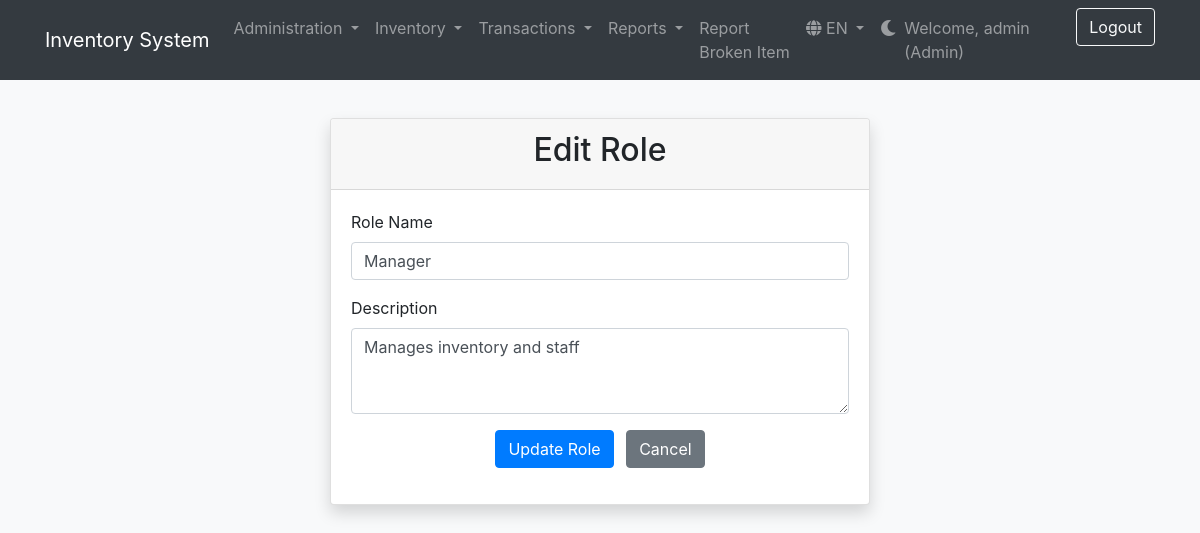
Page /roles/edit.php?id=2 (signed in) on the committed database.
### tables this page shows
CREATE TABLE `roles` (
  `id` int(11) NOT NULL AUTO_INCREMENT,
  `name` varchar(255) NOT NULL,
  `description` text DEFAULT NULL,
  `created_at` datetime DEFAULT current_timestamp(),
  PRIMARY KEY (`id`),
  UNIQUE KEY `name` (`name`)
);

### includes/language.php (called while the page is built, shortened)
<?php
function __($key) {
    global $lang;
    return $lang[$key] ?? $key;
}

### roles/edit.php (the view, shortened to what this page needs)
<?php
require_once '../database/connection.php';
$role_to_edit = null;
if (isset($_GET['id']) && is_numeric($_GET['id'])) {
    $edit_id = $_GET['id'];
    try {
        $sql = "SELECT id, name, description FROM roles WHERE id = :id";
        $stmt = $pdo->prepare($sql);
        $stmt->bindParam(':id', $edit_id, PDO::PARAM_INT);
        $stmt->execute();
        if ($stmt->rowCount() == 1) {
            $role_to_edit = $stmt->fetch(PDO::FETCH_ASSOC);
        } else {
            $_SESSION['error'] = "Role not found.";
            header("location: ../auth/distribute.php");
            exit;
        }
    } catch (PDOException $e) {
        $_SESSION['error'] = "Database error: " . $e->getMessage();
        header("location: ../auth/distribute.php");
        exit;
    }
} else {
    $_SESSION['error'] = "No role ID specified.";
    header("location: ../auth/distribute.php");
    exit;
}
include '../includes/header.php';
?>
<div class="row justify-content-center mt-5">
    <div class="col-md-8 col-lg-6">
        <div class="card shadow">
            <div class="card-header text-center">
                <h2>Edit Role</h2>
            </div>
            <div class="card-body">
                <form action="edit_backend.php" method="post">
                    <div class="form-group">
                        <label for="name">Role Name</label>
                        <input type="text" name="name" id="name" class="form-control" value="<?php echo htmlspecialchars($role_to_edit['name']); ?>" required>
                    </div>
                    <div class="form-group">
                        <label for="description">Description</label>
                        <textarea name="description" id="description" class="form-control" rows="3"><?php echo htmlspecialchars($role_to_edit['description']); ?></textarea>
                    </div>
                    <div class="form-group text-center">
                        <button type="submit" class="btn btn-primary mr-2">Update Role</button>
                        <a href="../auth/distribute.php" class="btn btn-secondary">Cancel</a>
                    </div>
                </form>
            </div>
        </div>
    </div>
</div>
<?php
include '../includes/footer.php';
?>

### includes/nav.php (shortened to what this page needs)
<?php
$user_role_name = '';
if (isset($_SESSION["loggedin"]) && $_SESSION["loggedin"] === true) {
    require_once __DIR__ . '/../database/connection.php';
    $role_id = $_SESSION["role_id"] ?? null;
    if ($role_id) {
        try {
            $sql = "SELECT name FROM roles WHERE id = :role_id";
            $stmt = $pdo->prepare($sql);
            $stmt->bindParam(':role_id', $role_id, PDO::PARAM_INT);
            $stmt->execute();
            if ($stmt->rowCount() == 1) {
                $user_role_name = strtolower($stmt->fetchColumn());
            }
        } catch (PDOException $e) {
            error_log("Could not fetch role name in nav.php: " . $e->getMessage());
        }
    }
}
?>
<nav class="navbar navbar-expand-lg navbar-dark bg-dark fixed-top">
    <div class="container">
        <a class="navbar-brand" href="/B2-ceramic/index.php">
            <?php
            echo __('inventory_system');
            ?>
        </a>
        <div class="collapse navbar-collapse" id="navbarNav">
            <ul class="navbar-nav mr-auto">
                <?php if ($user_role_name === 'admin'): ?>
                    <li class="nav-item dropdown">
                        <a class="nav-link dropdown-toggle" href="#" id="adminMenu" role="button" data-toggle="dropdown" aria-haspopup="true" aria-expanded="false">
                            <?php echo __('administration'); ?>
                        </a>
                    </li>
                <?php endif; ?>
                <?php if (in_array($user_role_name, ['admin', 'manager'])): ?>
                    <li class="nav-item dropdown">
                        <a class="nav-link dropdown-toggle" href="#" id="inventoryMenu" role="button" data-toggle="dropdown" aria-haspopup="true" aria-expanded="false">
                            <?php echo __('inventory'); ?>
                        </a>
                    </li>
                    <li class="nav-item dropdown">
                        <?php if (in_array($user_role_name, ['admin', 'manager', 'worker'])): ?>
                            <a class="nav-link dropdown-toggle" href="#" id="transactionsMenu" role="button" data-toggle="dropdown" aria-haspopup="true" aria-expanded="false">
                                <?php echo __('transactions'); ?>
                            </a>
                        <?php endif; ?>
                    </li>
                     <li class="nav-item dropdown">
                        <a class="nav-link dropdown-toggle" href="#" id="reportsMenu" role="button" data-toggle="dropdown" aria-haspopup="true" aria-expanded="false">
                            <?php echo __('reports'); ?>
                        </a>
                    </li>
                <?php endif; ?>
                 <li class="nav-item"><a class="nav-link" href="/B2-ceramic/broken_items/add.php"><?php echo __('report_broken_item'); ?></a></li>
            </ul>
            <ul class="navbar-nav ml-auto">
                <li class="nav-item dropdown">
                    <a class="nav-link dropdown-toggle" href="#" id="langMenu" role="button" data-toggle="dropdown" aria-haspopup="true" aria-expanded="false">
                        <i class="fas fa-globe"></i> <?php echo strtoupper($_SESSION['lang']); ?>
                    </a>
                </li>
                <li class="nav-item">
                    <a class="nav-link" href="#" id="darkModeToggle" title="<?php echo __('toggle_dark_mode'); ?>">
                        <i class="fas fa-moon"></i>
                    </a>
                </li>
                <?php if (isset($_SESSION["loggedin"]) && $_SESSION["loggedin"] === true): ?>
                    <li class="nav-item">
                        <span class="navbar-text mr-3">
                            <?php echo __('welcome'); ?>, <?php echo htmlspecialchars($_SESSION["username"]); ?> (<?php echo htmlspecialchars(ucfirst($user_role_name)); ?>)
                        </span>
                    </li>
                    <li class="nav-item">
                        <a class="btn btn-outline-light" href="/B2-ceramic/auth/logout.php"><?php echo __('logout'); ?></a>
                    </li>
                <?php endif; ?>
            </ul>
        </div>
    </div>
</nav>

### includes/header.php (style rules this page uses)
:root { --body-bg: #f8f9fa; --text-color: #212529; --card-bg: #ffffff; --card-header-bg: #f7f7f7; --table-bg: #ffffff; --table-border-color: #dee2e6; --table-striped-bg: rgba(0, 0, 0, 0.05); }
body { padding-top: 70px; background-color: var(--body-bg); color: var(--text-color); transition: background-color 0.3s ease, color 0.3s ease; }
.card { background-color: var(--card-bg); }
.card-header { background-color: var(--card-header-bg); }

### rows in the picture
roles: name "Admin"
roles: name "Manager", description "Manages inventory and staff"

### other values in the picture
__('inventory_system') "Inventory System"
__('administration') "Administration"
__('inventory') "Inventory"
__('transactions') "Transactions"
__('reports') "Reports"
__('report_broken_item') "Report Broken Item"
$_SESSION['lang'] "EN"
__('welcome') "Welcome"
$_SESSION["username"] "admin"
__('logout') "Logout"
